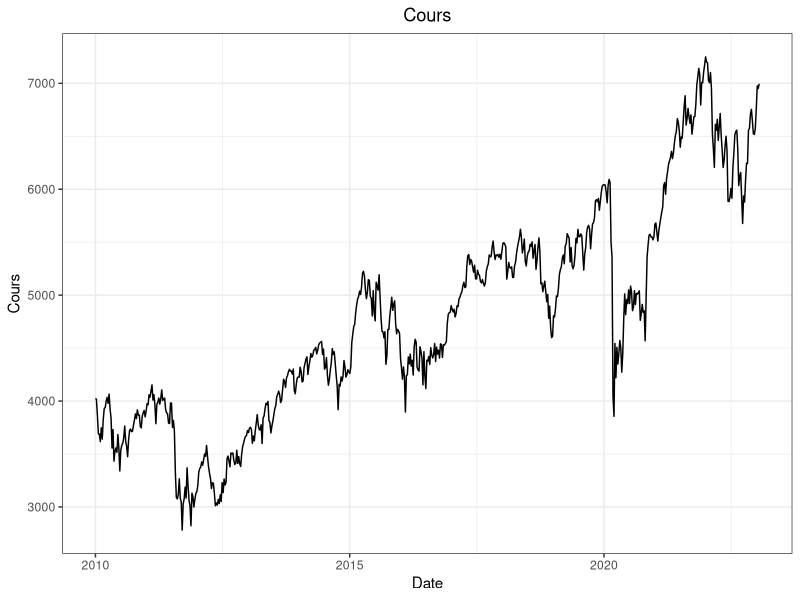
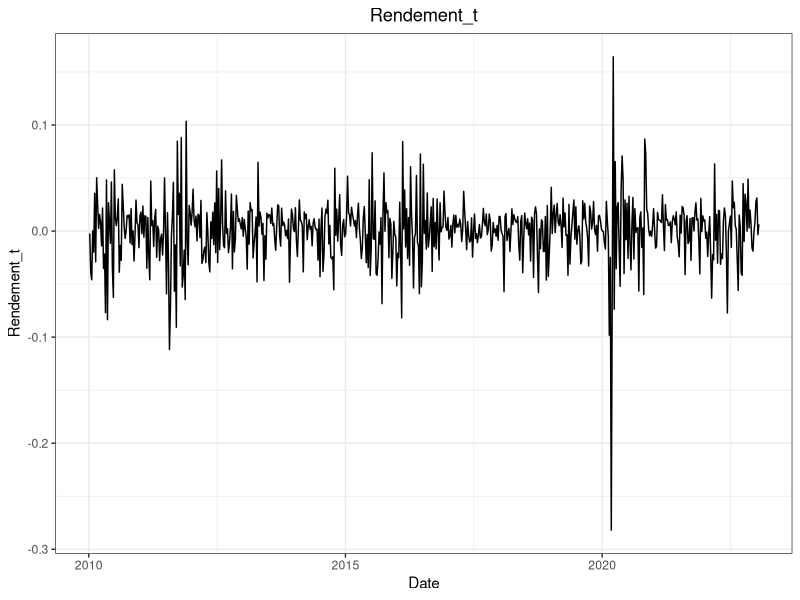
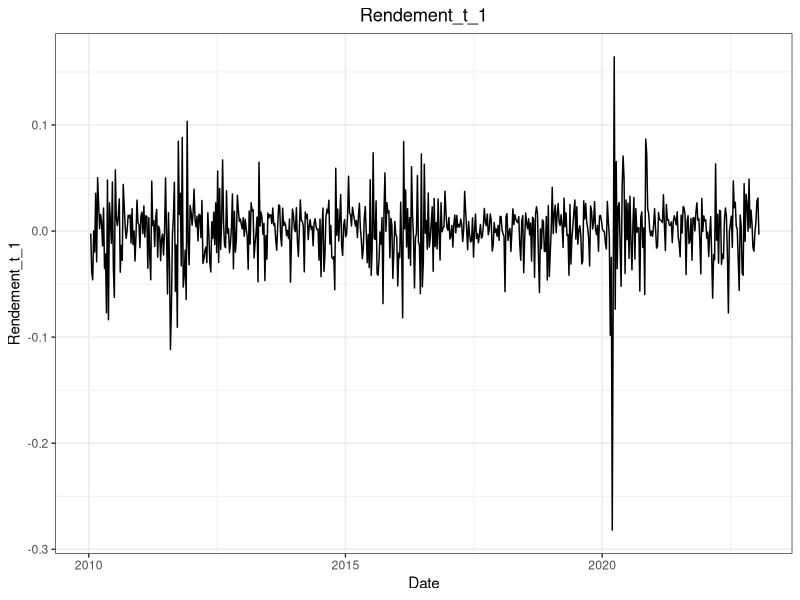
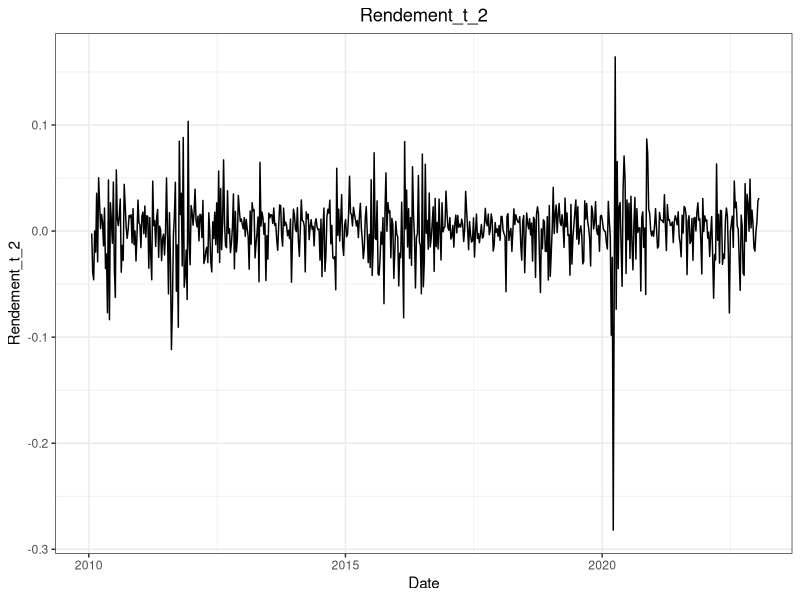
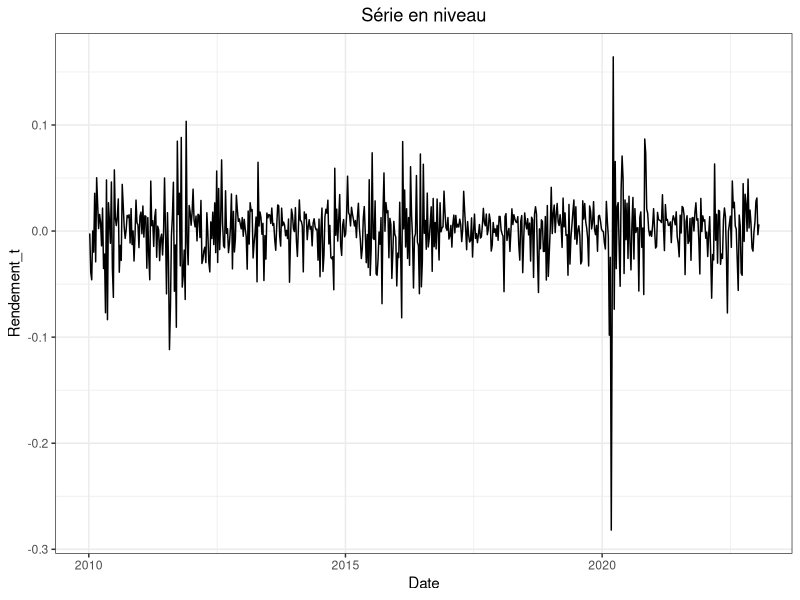
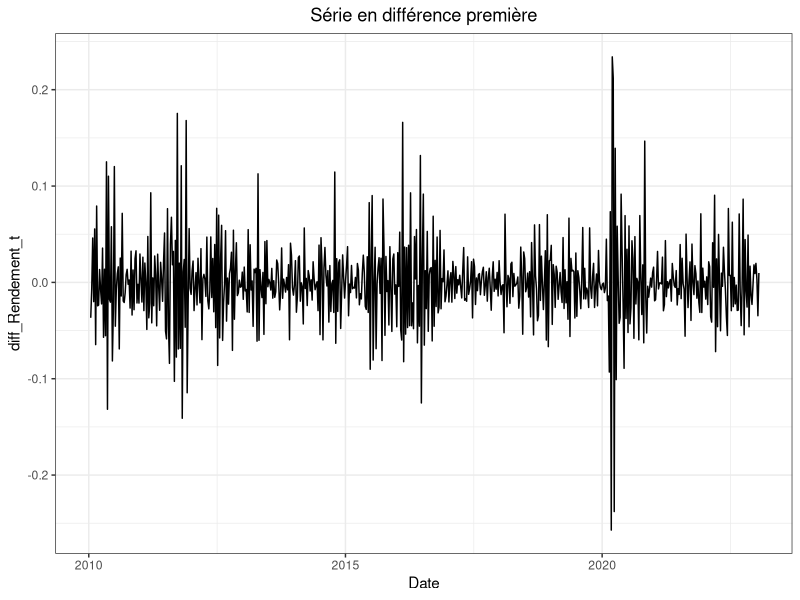
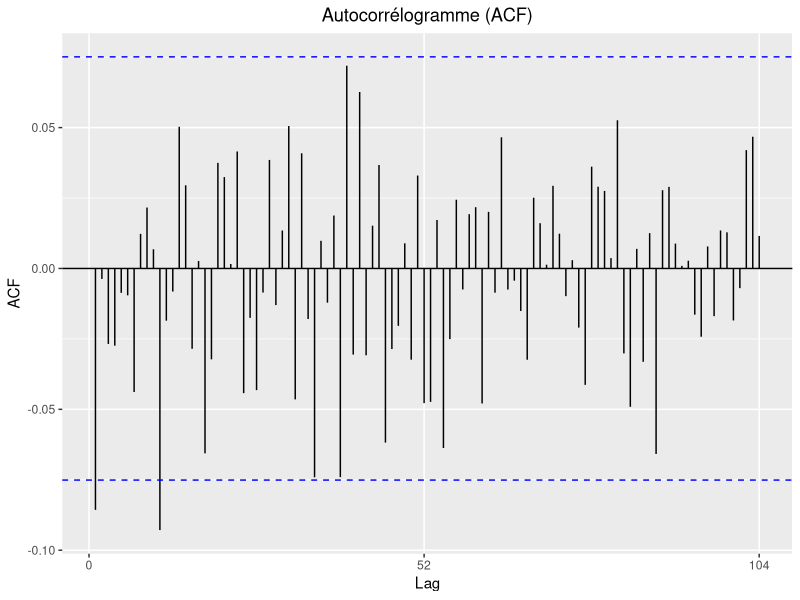
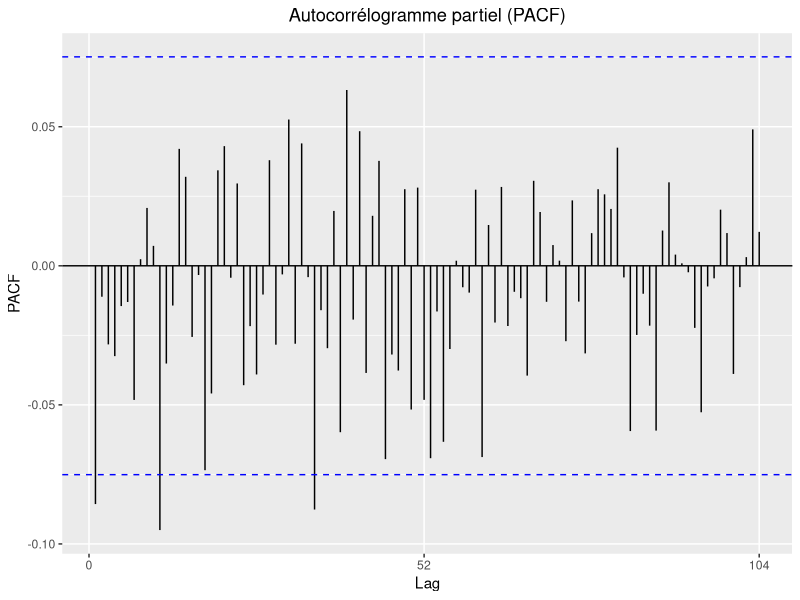

These figures' R source, in order:
## ---- chunk 1
#| output: false

library(tidyverse)
library(forecast)
## ---- chunk 2
#| output: false

CAC40 <- read_csv2("data/CAC40_2010_2023.csv")
## ---- chunk 3
## Préparation des données

CAC40 <- CAC40 |>
  mutate(
    Date = as_date(Date, format = "%d/%m/%Y"),
    CAC40 = as.numeric(CAC40)
  ) |>
  rename(Cours = CAC40)
## ---- chunk 4
# Calcul du rendement en t, t-1 et t-2

CAC40 <- CAC40 |>
  mutate(
    Rendement_t = log(Cours / lag(Cours)),
    Rendement_t_1 = lag(Rendement_t),
    Rendement_t_2 = lag(Rendement_t, 2)
  )
## ---- chunk 5
# Graphiques des rendements

colonnes <- c("Cours", "Rendement_t", "Rendement_t_1", "Rendement_t_2")

graphique_rendement <- map(colonnes, function(i) {
  CAC40 |>
    ggplot(aes(x = Date, y = .data[[i]])) +
    geom_line() +
    theme_bw() +
    ggtitle(i) +
    theme(plot.title = element_text(hjust = 0.5))
})

walk(graphique_rendement, print)
## ---- chunk 6
# Transformation des colonnes en séries temporelles

CAC40 <- CAC40 |>
  mutate(across(Cours:Rendement_t_2, ~ ts(.x, start = c(2010, 1), frequency = 52)))
## ---- chunk 7
# Modèle des MCO pour AR(1)

lm_modele_ar1 <- lm(Rendement_t ~ Rendement_t_1, data = CAC40)

summary(lm_modele_ar1)
## ---- chunk 8
# Modèle des MCO pour AR(2)

lm_modele_ar2 <- lm(Rendement_t ~ Rendement_t_1 + Rendement_t_2, data = CAC40)

summary(lm_modele_ar2)
## ---- chunk 9
# Fonction arima pour estimer le modèle AR(1) (p = 1, d = 0, q = 0)

fn_modele_ar1 <- Arima(CAC40$Rendement_t, order = c(1, 0, 0))

fn_modele_ar1
## ---- chunk 10
# Fonction arima pour estimer le modèle AR(2) (p = 2, d = 0, q = 0)

fn_modele_ar2 <- Arima(CAC40$Rendement_t, order = c(2, 0, 0))

fn_modele_ar2
## ---- chunk 11
# 1. Graphique de la série en niveau
graphique_niveau <- CAC40 |>
  ggplot() +
  aes(x = Date, y = Rendement_t) +
  geom_line(na.rm = TRUE) +
  theme_bw() +
  ggtitle("Série en niveau") +
  theme(plot.title = element_text(hjust = 0.5))

# 2. Graphique de la série en différence première
graphique_difference <- CAC40 |>
  mutate(diff_Rendement_t = c(NA, diff(Rendement_t))) |>
  ggplot() +
  aes(x = Date, y = diff_Rendement_t) +
  geom_line(na.rm = TRUE) +
  theme_bw() +
  ggtitle("Série en différence première") +
  theme(plot.title = element_text(hjust = 0.5))

# 3. Autocorrélogramme (ACF)
graphique_acf <- CAC40$Rendement_t |>
  ggAcf() +
  ggtitle("Autocorrélogramme (ACF)") +
  theme(plot.title = element_text(hjust = 0.5))

# 4. Autocorrélogramme partiel (PACF)
graphique_pacf <- CAC40$Rendement_t |>
  ggPacf() +
  ggtitle("Autocorrélogramme partiel (PACF)") +
  theme(plot.title = element_text(hjust = 0.5))
## ---- chunk 12
print(graphique_niveau)
## ---- chunk 13
print(graphique_difference)
## ---- chunk 14
print(graphique_acf)
## ---- chunk 15
print(graphique_pacf)
## ---- chunk 16
# Toutes les combinaisons de p et q
TIBBLE <- expand_grid(p = factor(0:10), q = factor(0:2))

# Critères AIC et BIC
CRITERES <- TIBBLE |>
  mutate(
    modele = pmap(
      list(p, q),
      ~ Arima(na.omit(CAC40$Rendement_t), order = c(..1, 0, ..2))
    ),
    AIC = map_dbl(modele, AIC),
    BIC = map_dbl(modele, BIC)
  ) |>
  select(-modele)

CRITERES
## ---- chunk 17
# AIC minimum

CRITERES_min_aic <- CRITERES |>
  filter(AIC == min(AIC))

CRITERES_min_aic
## ---- chunk 18
# Graphique représentant le AIC de chaque modèle ARMA(p, q)

CRITERES |>
  ggplot(aes(x = p, y = AIC, color = q, group = q)) +
  geom_line() +
  geom_point() +
  geom_hline(
    aes(yintercept = CRITERES_min_aic$AIC),
    color = "black", linetype = "dashed"
  ) +
  geom_vline(
    aes(xintercept = CRITERES_min_aic$p),
    color = "black", linetype = "dashed"
  ) +
  geom_text(
    data = CRITERES_min_aic,
    aes(x = p, y = AIC, label = paste("AIC =", round(AIC, 2))),
    vjust = -0.2, hjust = -0.01,
    color = "black"
  ) +
  labs(
    title = "AIC des modèles ARMA (p, q)",
    x = "p",
    y = "AIC",
    color = "q"
  ) +
  theme_bw() +
  theme(plot.title = element_text(hjust = 0.5))
## ---- chunk 19
# Modèle ARMA(1,0)

arma_1_0 <- Arima(CAC40$Rendement_t, order = c(1, 0, 0))

arma_1_0
## ---- chunk 20
# BIC minimum

CRITERES_min_bic <- CRITERES |>
  filter(BIC == min(BIC))

CRITERES_min_bic
## ---- chunk 21
# Graphique représentant le BIC de chaque modèle ARMA(p, q)
CRITERES |>
  ggplot(aes(x = p, y = BIC, color = q, group = q)) +
  geom_line() +
  geom_point() +
  geom_hline(
    aes(yintercept = CRITERES_min_bic$BIC),
    color = "black", linetype = "dashed"
  ) +
  geom_vline(
    aes(xintercept = CRITERES_min_bic$p),
    color = "black", linetype = "dashed"
  ) +
  geom_text(
    data = CRITERES_min_bic,
    aes(x = p, y = BIC, label = paste("BIC =", round(BIC, 2))),
    vjust = -0.2, hjust = -0.01,
    color = "black"
  ) +
  labs(
    title = "BIC des modèles ARMA (p, q)",
    x = "p",
    y = "BIC",
    color = "q"
  ) +
  theme_bw() +
  theme(plot.title = element_text(hjust = 0.5))
## ---- chunk 22
# Modèle ARMA(0,0)

arma_0_0 <- Arima(CAC40$Rendement_t, order = c(0, 0, 0))

arma_0_0
## ---- chunk 23
# Test de Ljung-Box sur les résidus pour les 10 premiers lag

resultat_Ljung_Box <- tibble(
  lag = 1:10
) %>%
  mutate(
    test_result = map(lag, ~ Box.test(residuals(arma_1_0), lag = .x, type = "Ljung-Box")),
    X_squared = map_dbl(test_result, ~ .x$statistic),
    df = map_dbl(test_result, ~ .x$parameter),
    p_value = map_dbl(test_result, ~ .x$p.value),
    significativite = ifelse(
      p_value < 0.1,
      "Rejet de H0",
      "Non-rejet de H0"
    )
  ) %>%
  select(lag, X_squared, df, p_value, significativite)

resultat_Ljung_Box
## ---- chunk 24
# Fonction

test_bartlett <- function(modele) {
  # Taille de l'échantillon
  T <- length(na.omit(CAC40$Rendement_t))
  
  # Coefficients du modèle
  coefficients <- modele$coef[-length(modele$coef)]
  
  # Calcul de l'écart-type en utilisant la formule de Bartlett
  ecart_type <- sqrt((1 / T) * (1 + 2 * sum(coefficients^2)))
  
  # Calcul de la statistique t pour chaque coefficient
  t_stats <- coefficients / ecart_type
  
  # Valeur critique
  valeur_critique <- 1.96
  
  # Tibble avec les résultats
  resultats <- tibble(
    coefficient = coefficients,
    ecart_type = ecart_type,
    t_stats = t_stats,
    significativite = ifelse(
      abs(t_stats) > valeur_critique,
      "Significatif",
      "Non significatif"
    )
  )
  
  return(resultats)
}
## ---- chunk 25
# Test de Bartlett

test_bartlett(arma_1_0)
## ---- chunk 26
# Test de Ljung-Box sur les résidus pour les 10 premiers lag

resultat_Ljung_Box <- tibble(
  lag = 1:10
) %>%
  mutate(
    test_result = map(lag, ~ Box.test(residuals(arma_0_0), lag = .x, type = "Ljung-Box")),
    X_squared = map_dbl(test_result, ~ .x$statistic),
    df = map_dbl(test_result, ~ .x$parameter),
    p_value = map_dbl(test_result, ~ .x$p.value),
    significativite = ifelse(
      p_value < 0.05,
      "Rejet de H0",
      "Non-rejet de H0"
    )
  ) %>%
  select(lag, X_squared, df, p_value, significativite)

resultat_Ljung_Box
